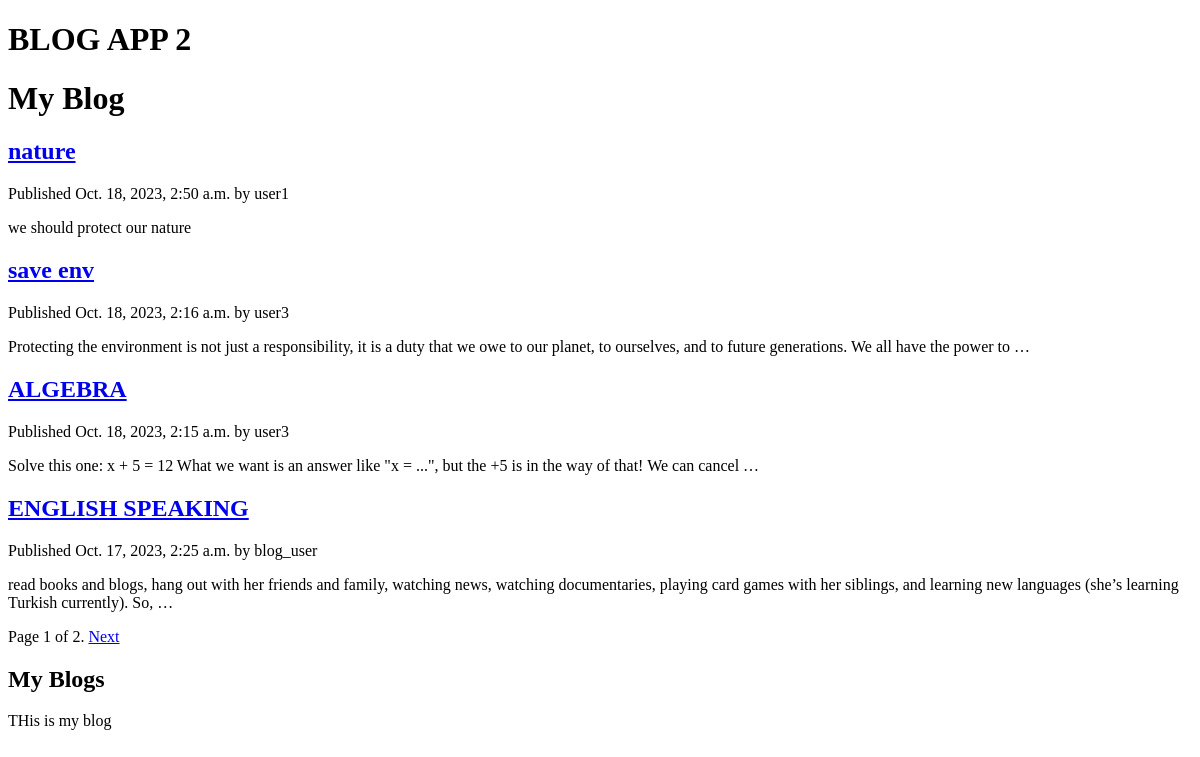
The page /blogs/ on the database as committed earlier.
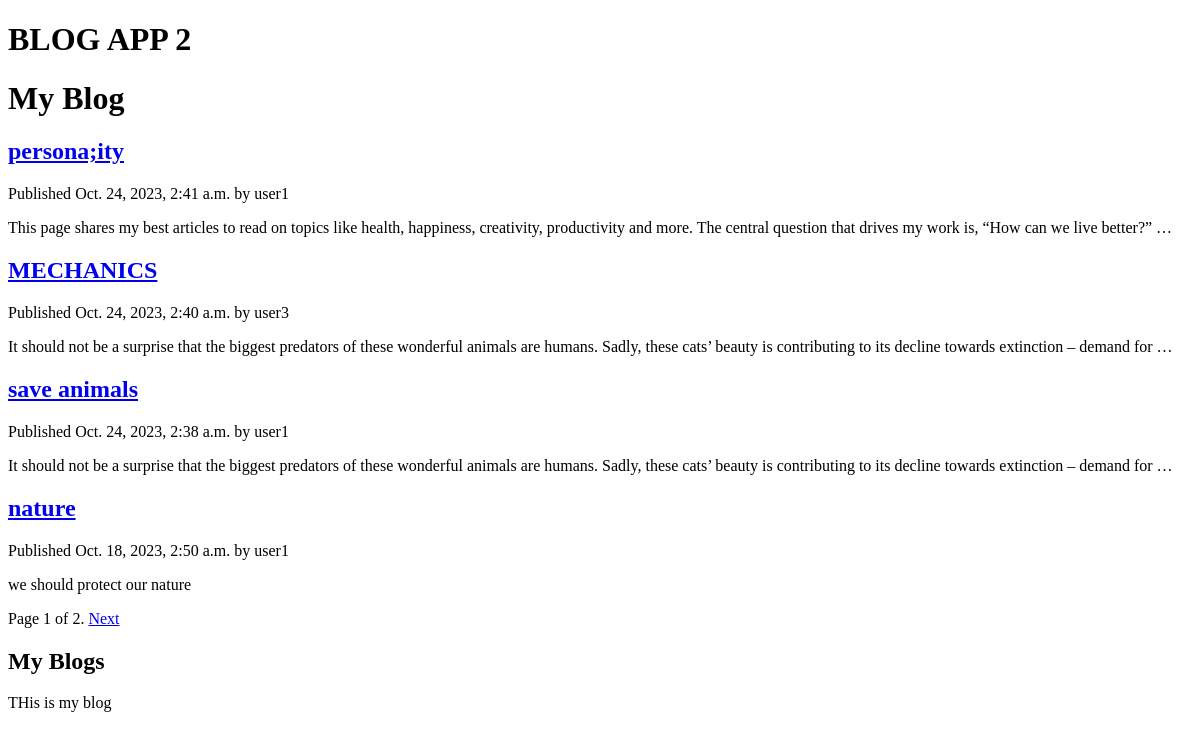
The same page on the database as committed later.
### blogs/models.py (models this page shows, shortened)
class Post(models.Model):
    class Status(models.TextChoices):
        DRAFT = 'DF', 'Draft'
        PUBLISHED = 'PB', 'Published'
    title = models.CharField(max_length=250)
    slug = models.SlugField(max_length=250)
    author = models.ForeignKey(User, null=True, on_delete=models.CASCADE,
                               related_name='blog_post')
    body = models.TextField()
    publish = models.DateTimeField(default=timezone.now)
    created = models.DateTimeField(default=timezone.now)
    updated = models.DateTimeField(default=timezone.now)
    status = models.CharField(max_length=2, choices=Status.choices, default=Status.DRAFT)
    class Meta:
        ordering = ['-publish']
    def get_absolute_url(self):
        return reverse('blogs:post_detail' , args=[self.id])

### blogs/views.py (the view)
# urls.py: path("", views.PostListView.as_view(), name="post_list"),
class PostListView(ListView):
    queryset = Post.objects.all()
    context_object_name = "posts"
    paginate_by = 4
    template_name = "blogs/post/list.html"

### blogs/templates/blogs/post/list.html (shortened to what this page needs)
{% extends "blogs/base.html" %}
{% block content %}
    <h1>My Blog</h1>
    {% for post in posts %}
        <h2>
            <a href="{{post.get_absolute_url}}">
                {{post.title}}
            </a>
        </h2>
        <p class="date">
            Published {{ post.publish}} by {{ post.author}}
        </p>
        {{ post.body|truncatewords:30|linebreaks}}
    {% endfor %}
    {% include "pagination.html" with page=page_obj %}
{% endblock %}

### blogs/templates/blogs/base.html (shortened to what this page needs)
<!DOCTYPE html>
<html lang="en">
<head>
</head>
<body>
    <h1> BLOG APP 2 </h1>
    <div id="content">
        {% block content%}
        {%endblock%}
    </div>
    <div id = "sidebar">
        <h2> My Blogs</h2>
        <p> THis is my blog </p>
    </div>
</body>
</html>

### blogs/templates/pagination.html (shortened to what this page needs)
<div class="pagination" >
    <span class="step-links">
        <span class="current">
            Page {{ page.number }} of {{ page.paginator.num_pages }}.
        </span>
        {% if page.has_next %}
            <a href="?page={{ page.next_page_number }}"> Next</a>
        {% endif %}
    </span>
</div>

Rows that differ between the two databases and show on the page:
no longer on this page (row unchanged): Post: title "save env", publish "Oct. 18, 2023, 2:16 a.m.", author "user3", body "Protecting the environment is not just a responsibility, it is a duty that we owe to our planet, to ourselves, and to future generations. We all have the power to …"
no longer on this page (row unchanged): Post: title "ALGEBRA", publish "Oct. 18, 2023, 2:15 a.m.", author "user3", body "Solve this one: x + 5 = 12 What we want is an answer like \"x = ...\", but the +5 is in the way of that! We can cancel …"
no longer on this page (row unchanged): Post: title "ENGLISH SPEAKING", publish "Oct. 17, 2023, 2:25 a.m.", author "blog_user", body "read books and blogs, hang out with her friends and family, watching news, watching documentaries, playing card games with her siblings, and learning new languages (she’s learning Turkish currently). So, …"
added Post: title "persona;ity", publish "Oct. 24, 2023, 2:41 a.m.", author "user1", body "This page shares my best articles to read on topics like health, happiness, creativity, productivity and more. The central question that drives my work is, “How can we live better?” …"
added Post: title "MECHANICS", publish "Oct. 24, 2023, 2:40 a.m.", author "user3", body "It should not be a surprise that the biggest predators of these wonderful animals are humans. Sadly, these cats’ beauty is contributing to its decline towards extinction – demand for …"
added Post: title "save animals", publish "Oct. 24, 2023, 2:38 a.m.", author "user1", body "It should not be a surprise that the biggest predators of these wonderful animals are humans. Sadly, these cats’ beauty is contributing to its decline towards extinction – demand for …"
